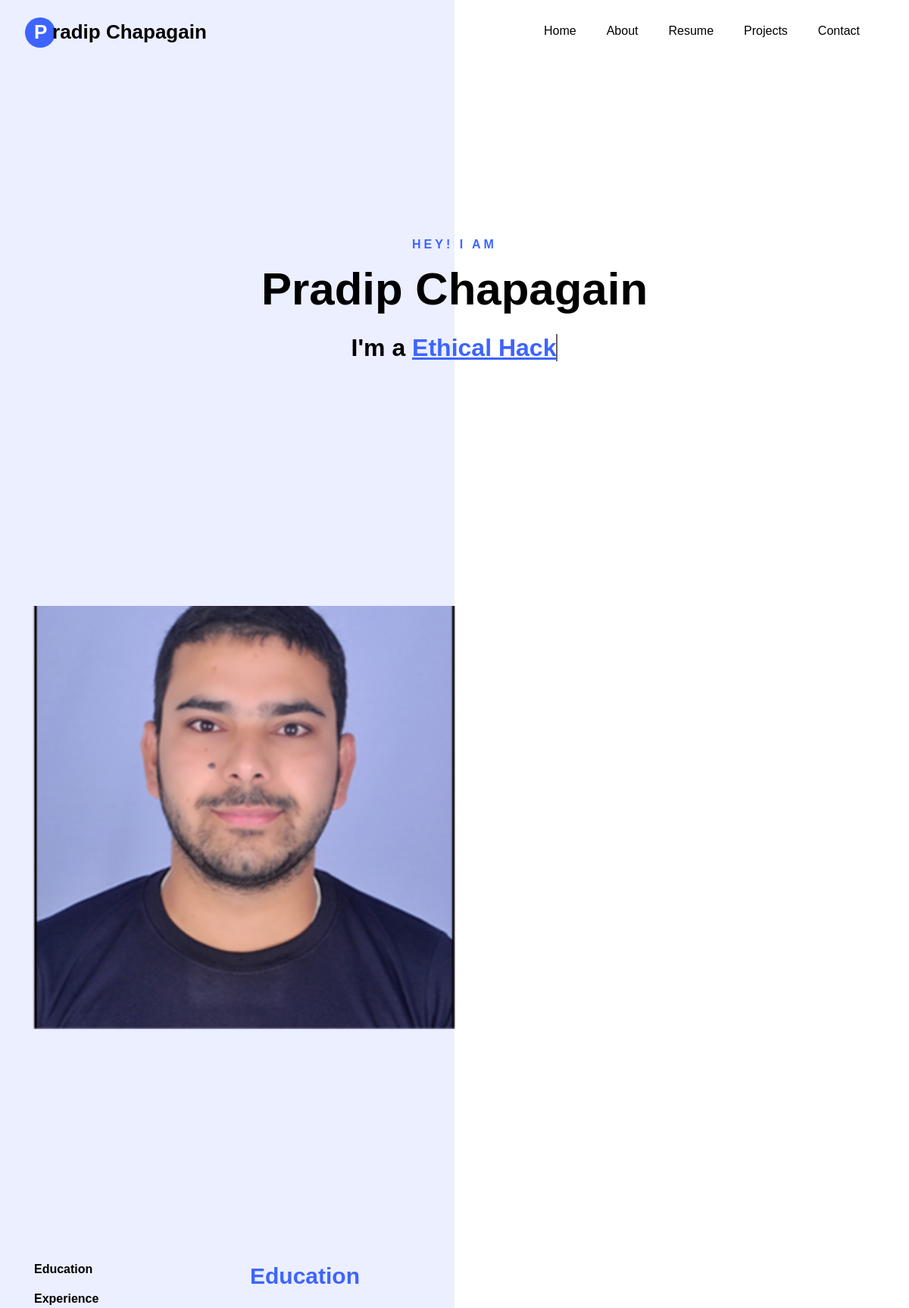
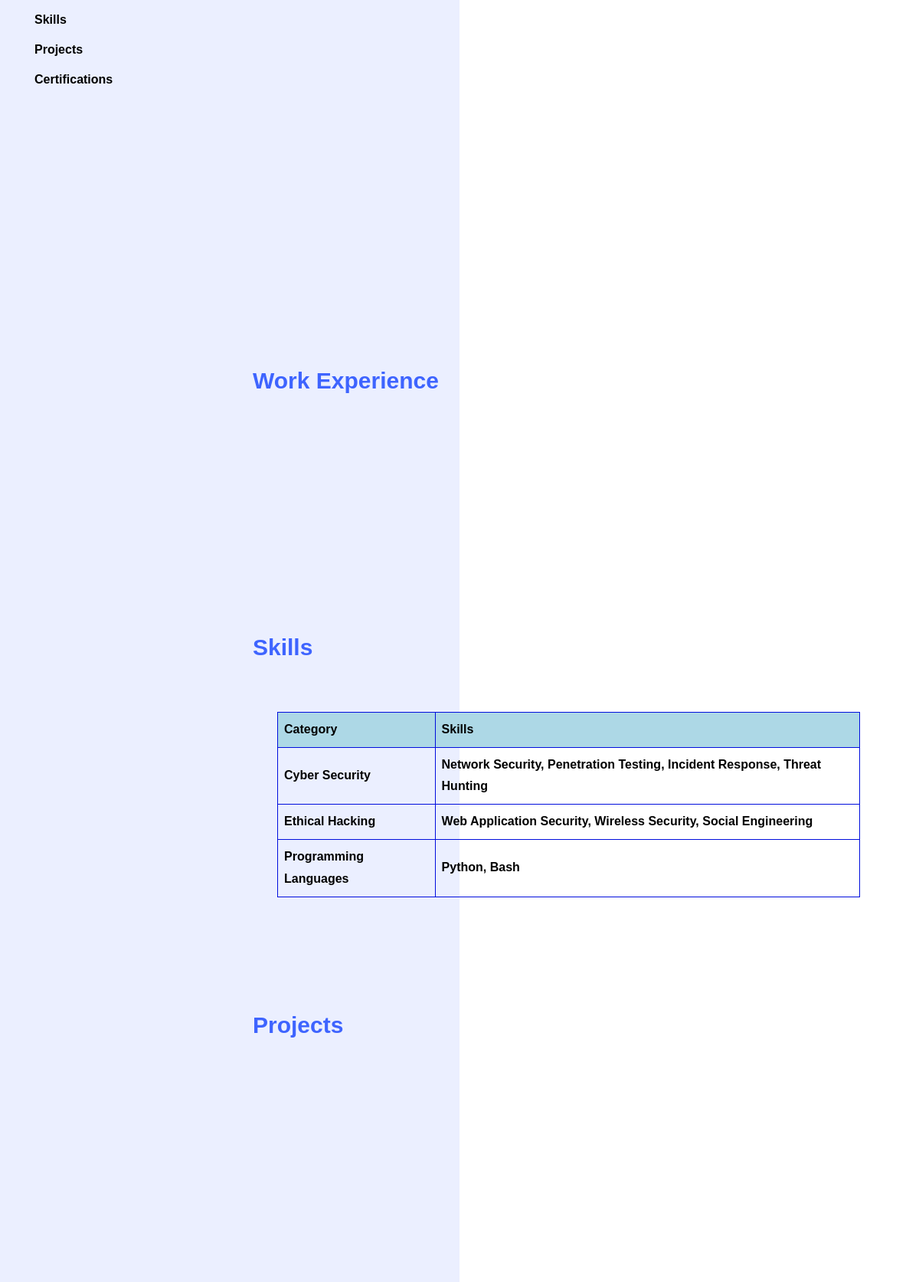
The page / (upper part) on the database its author committed (2 pictures, top to bottom).
### Portfolio/models.py (models this page shows, shortened)
class About(models.Model):
    desc = models.TextField()
    name = models.CharField(max_length=100)
    address = models.CharField(max_length=100)
    zipcode = models.IntegerField()
    email = models.EmailField(max_length=100)
    phone = models.CharField(max_length=100)
    img = models.ImageField(upload_to='pics')

class SkillCategory(models.Model):
    name = models.CharField(max_length=100)

class Skill(models.Model):
    category = models.ForeignKey(SkillCategory, on_delete=models.CASCADE)
    name = models.CharField(max_length=100)

### Portfolio/views.py (the view, shortened to what this page needs)
# urls.py: 2. Add a URL to urlpatterns:  path('', views.home, name='home')
def home(request):
    abouts = About.objects.all()
    eduations = Education.objects.all().order_by('id')
    experiences = Experience.objects.all().order_by('id')
    categories = SkillCategory.objects.all()
    certifications= Certification.objects.all()
    projects = Project.objects.all()
    return render(request, 'index.html', {'abouts': abouts,'eduations':eduations,'experiences' : experiences,'categories': categories,'certifications': certifications,'projects' :projects})

### templates/index.html (shortened to what this page needs)
<!DOCTYPE html>
{% load static %}
<html lang="en">
  <head>
	  <link rel="stylesheet" href="{% static 'css/open-iconic-bootstrap.min.css' %}">
    <link rel="stylesheet" href="{% static 'css/animate.css' %}">
    <link rel="stylesheet" href="{% static 'css/owl.carousel.min.css' %}">
    <link rel="stylesheet" href="{% static 'css/owl.theme.default.min.css' %}">
    <link rel="stylesheet" href="{% static 'css/magnific-popup.css' %}">
    <link rel="stylesheet" href="{% static 'css/aos.css' %}">
    <link rel="stylesheet" href="{% static 'css/ionicons.min.css' %}">
    <link rel="stylesheet" href="{% static 'css/flaticon.css' %}">
    <link rel="stylesheet" href="{% static 'css/icomoon.css' %}">
    <link rel="stylesheet" href="{% static 'css/style.css' %}">
  </head>
  <body data-spy="scroll" data-target=".site-navbar-target" data-offset="300">
    <nav class="navbar navbar-expand-lg navbar-dark ftco_navbar ftco-navbar-light site-navbar-target" id="ftco-navbar">
	    <div class="container">
	      <a class="navbar-brand" href="index"><span>P</span> radip Chapagain </a>
	      <div class="collapse navbar-collapse" id="ftco-nav">
	        <ul class="navbar-nav nav ml-auto">
	          <li class="nav-item"><a href="index" class="nav-link"><span>Home</span></a></li>
	          <li class="nav-item"><a href="#about-section" class="nav-link"><span>About</span></a></li>
	          <li class="nav-item"><a href="#resume-section" class="nav-link"><span>Resume</span></a></li>
	          <li class="nav-item"><a href="#projects-section" class="nav-link"><span>Projects</span></a></li>
	          <li class="nav-item"><a href="#contact-section" class="nav-link"><span>Contact</span></a></li>
	        </ul>
	      </div>
	    </div>
	  </nav>
	  <section class="hero-wrap js-fullheight">
      <div class="overlay"></div>
      <div class="container">
        <div class="row no-gutters slider-text js-fullheight justify-content-center align-items-center">
          <div class="col-lg-8 col-md-6 ftco-animate d-flex align-items-center">
          	<div class="text text-center">
          		<span class="subheading">Hey! I am</span>
		  				<h1>Pradip Chapagain</h1>
			  				<h2>I'm a
								  <span
								     class="txt-rotate"
								     data-period="2000"
								     data-rotate='[ "Ethical Hacker.", "Penetration Tester.", "Photographer.", "Marketer.", "Blogger" ]'></span>
								</h2>
							</div>
            </div>
          </div>
        </div>
    </section>
    <section class="ftco-about img ftco-section ftco-no-pt ftco-no-pb" id="about-section">
    	<div class="container">
    		<div class="row d-flex no-gutters">
    			<div class="col-md-6 col-lg-6 d-flex">
    				<div class="img-about img d-flex align-items-stretch">
	    				<div class="img d-flex align-self-stretch align-items-center" style="background-image:url({{abouts.first.img.url}}); ">
	    				</div>
    				</div>
    			</div>
    			<div class="col-md-6 col-lg-6 pl-md-5 py-5">
    				<div class="row justify-content-start pb-3">
		        </div>
	        </div>
        </div>
    	</div>
    </section>
    <section class="ftco-section ftco-partner">
    	<div class="container">
    		<div class="row">
    		</div>
    	</div>
    </section>
	<section class="ftco-section ftco-no-pb goto-here" id="resume-section">
    	<div class="container">
    		<div class="row">
    			<div class="col-md-3">
				    <nav id="navi">
					    <ul>
					      <li><a href="#page-1">Education</a></li>
					      <li><a href="#page-2">Experience</a></li>
					      <li><a href="#page-3">Skills</a></li>
                            <li><a href="#page-4">Projects</a></li>
                            <li><a href="#page-5">Certifications</a></li>
					    </ul>
					  </nav>
					</div>
					<div class="col-md-9">
					  <div id="page-1" class= "page one">
					  	<h2 class="heading">Education</h2>
					  </div>
					  <div id="page-2" class= "page two">
					  	<h2 class="heading">Work Experience</h2>
                      </div>
                        <div id="page-3" class= "page three">
					  	<h2 class="heading">Skills</h2>
                            <section class="skills">
							  <table>
								  <tr>
									    <th>Category</th>
                                        <th>Skills</th>
                                  </tr>
								   {% for category in categories %}
								  <tr>
                                      <td>{{ category.name }}</td>
										  <td>
                                                 {% for skill in category.skill_set.all %}
									             {{ skill.name }}{% if not forloop.last %}, {% endif %}
                                                  {% endfor %}
                                          </td>
                                  </tr>
                                  {% endfor %}
							  </table>
                          </section>
                        </div>
                        <div id="page-4" class= "page four">
					    <h2 class="heading">Projects</h2>
                        </div>
					</div>
			  </div>
					</div>
    </section>
    <section class="ftco-section ftco-project" id="projects-section">
    	<div class="container-fluid px-md-0">
    		<div class="row no-gutters justify-content-center pb-5">
        </div>
    	</div>
    </section>
    </body>
</html>

### templates/index.html (style rules this page uses)
body { font-family: Arial, sans-serif; margin: 0; padding: 0; }
.skills { display: flex; justify-content: center; align-items: center; padding: 2rem; }
table { border-collapse: collapse; width: 100%; max-width: 800px; margin: 0 auto; border: 1px solid #ddd; }
th, td { border: 1px solid #000DDD; padding: 8px; text-align: left; font-weight:bold; color:#000000 }
th { background-color: #add8e6; }

### rows shown on the page
About: first.img (picture)
SkillCategory: name "Cyber Security"
Skill: name "Network Security, Penetration Testing, Incident Response, Threat Hunting"
SkillCategory: name "Ethical Hacking"
Skill: name "Web Application Security, Wireless Security, Social Engineering"
SkillCategory: name "Programming Languages"
Skill: name "Python, Bash"
